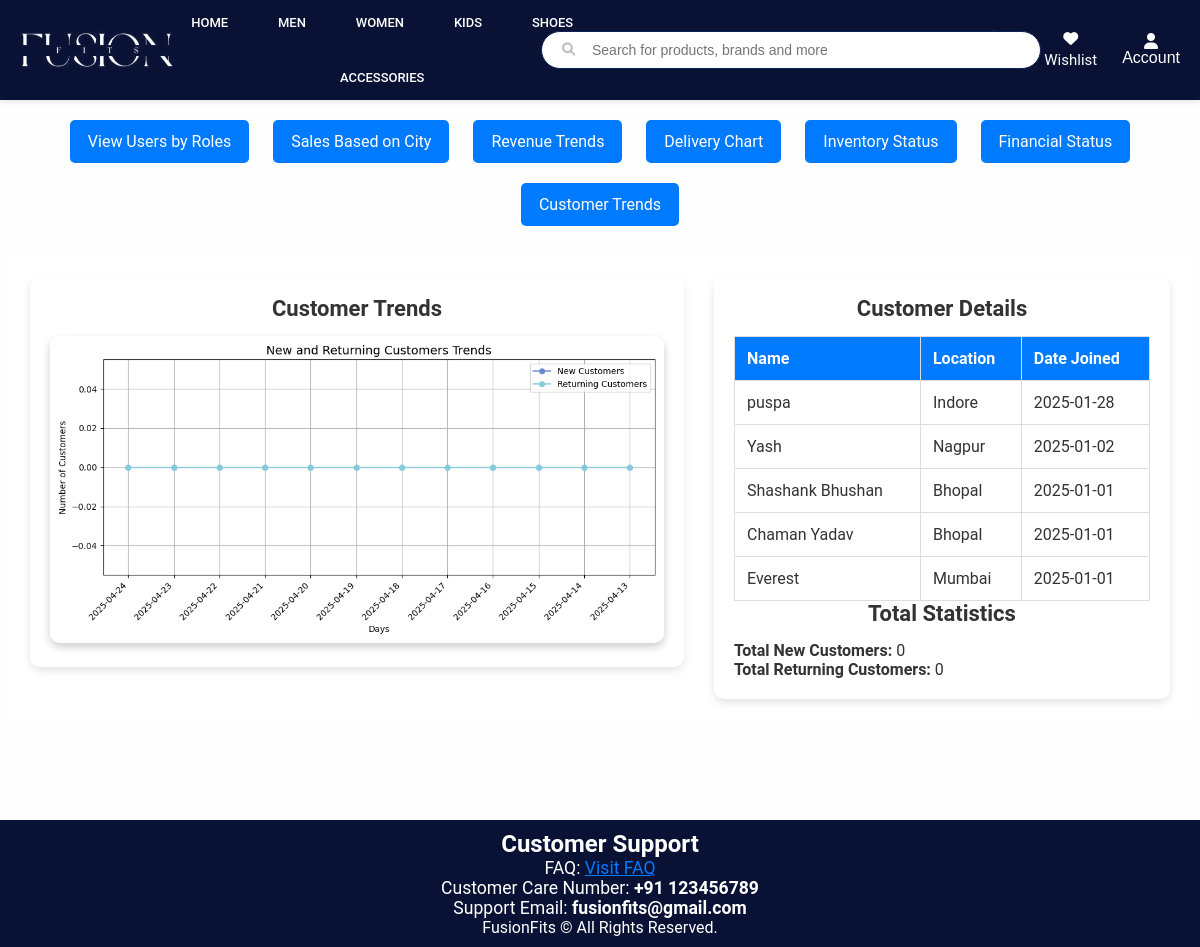
Page /visualization/customer_trends on the earlier database version.
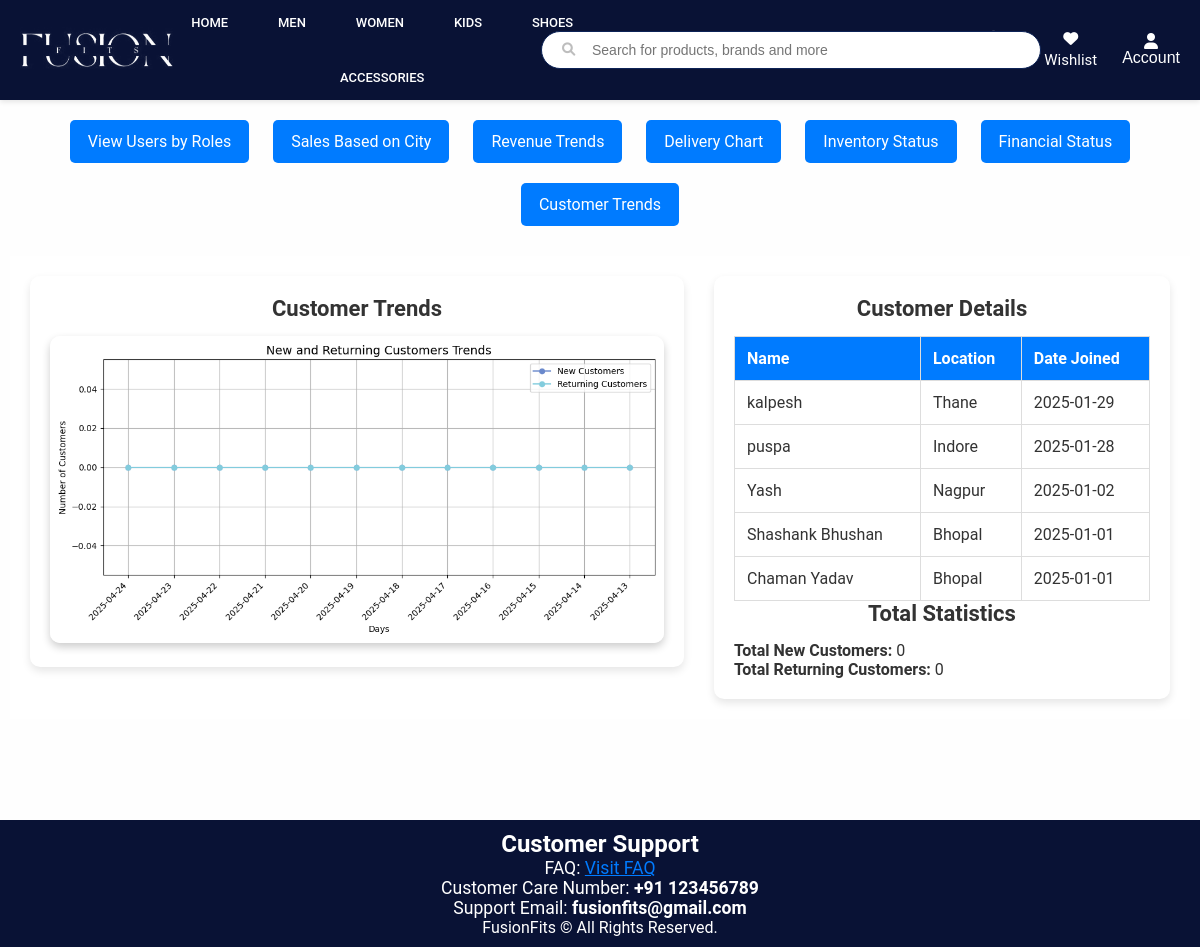
Same page on the later database version.
### app/models.py (models this page shows, shortened)
class User(UserMixin, db.Model):
    id = db.Column(db.Integer, primary_key=True)
    username = db.Column(db.String(50), nullable=False)
    email = db.Column(db.String(100), unique=True, nullable=False)
    password = db.Column(db.String(255), nullable=False)
    role = db.Column(db.String(20), nullable=False)
    contact = db.Column(db.String(20), nullable=False)
    address = db.Column(db.String(200), nullable=False)
    city = db.Column(db.String(100), nullable=False)
    dob = db.Column(db.Date, nullable=False)
    reset_token = db.Column(db.String(128), nullable=True)

### app/visualization.py (the view)
@visualization.route("/customer_trends")
def customer_trends():
    today = datetime.today()
    days = [(today - timedelta(days=i)).strftime('%Y-%m-%d') for i in range(12)]  # Last 12 days
    past_customers = (
        db.session.query(OrderDetails.user_id)
        .group_by(OrderDetails.user_id)
        .having(db.func.min(OrderDetails.order_date) < today - timedelta(days=12))  # At least one old order
        .subquery()
    )
    new_customers_data = (
        db.session.query(User.dob, db.func.count(User.id))
        .filter(User.dob >= today - timedelta(days=12))
        .group_by(User.dob)
        .all()
    )
    returning_customers_data = (
        db.session.query(OrderDetails.order_date, db.func.count(db.distinct(OrderDetails.user_id)))
        .filter(OrderDetails.user_id.in_(db.session.query(past_customers.c.user_id)))  # Ensure previous orders exist
        .filter(OrderDetails.order_date >= today - timedelta(days=12))  # Count their new orders
        .group_by(OrderDetails.order_date)
        .all()
    )
    new_customers = {str(date): count for date, count in new_customers_data}
    returning_customers = {str(date): count for date, count in returning_customers_data}
    new_customers_list = [new_customers.get(day, 0) for day in days]
    returning_customers_list = [returning_customers.get(day, 0) for day in days]
    plt.figure(figsize=(10, 5))
    plt.plot(days, new_customers_list, marker="o", linestyle="-", label="New Customers", color="#6a89cc")
    plt.plot(days, returning_customers_list, marker="o", linestyle="-", label="Returning Customers", color="#82ccdd")
    plt.title("New and Returning Customers Trends", fontsize=14)
    plt.xlabel("Days")
    plt.ylabel("Number of Customers")
    plt.xticks(rotation=45, ha="right")
    plt.legend()
    plt.grid(True)
    plt.tight_layout()
    buffer = io.BytesIO()
    plt.savefig(buffer, format="png")
    buffer.seek(0)
    chart_base64 = base64.b64encode(buffer.getvalue()).decode("utf-8")
    buffer.close()
    new_customers_details = (
        db.session.query(User.username, User.city, User.dob)
        .order_by(User.dob.desc())
        .limit(5)
        .all()
    )
    new_customers_details = [
        {"name": user.username, "location": user.city, "date_joined": user.dob} for user in new_customers_details
    ]
    total_new_customers = sum(new_customers_list)
    total_returning_customers = sum(returning_customers_list)
    return render_template(
        "Customer_trends.html",
        chart_base64=chart_base64,
        new_customers_details=new_customers_details,
        total_new_customers=total_new_customers,
        total_returning_customers=total_returning_customers,
    )

### app/templates/customer_trends.html (shortened to what this page needs)
<!DOCTYPE html>
<html lang="en">
<head>
</head>
<body>
    {% extends "home.html" %}
    {% block content %}
    <div class="form-container">
        <div class="button-container">
            <a href="/visualization/roles_chart" class="button">View Users by Roles</a>
            <a href="/visualization/sales_by_city" class="button">Sales Based on City</a>
            <a href="/visualization/revenue_trends" class="button">Revenue Trends</a>
            <a href="/visualization/delivery_chart" class="button">Delivery Chart</a>
            <a href="/visualization/inventory_status" class="button">Inventory Status</a>
            <a href="/visualization/financial_health" class="button">Financial Status</a>
            <a href="/visualization/customer_trends" class="button">Customer Trends</a>
        </div>
        <div class="content">
            <div class="chart-container">
                <h3>Customer Trends</h3>
                <img alt="Customer Trends">
            </div>
            <div class="table-container">
                <h3>Customer Details</h3>
                <table>
                    <tr>
                        <th>Name</th>
                        <th>Location</th>
                        <th>Date Joined</th>
                    </tr>
                    {% for customer in new_customers_details %}
                    <tr>
                        <td>{{ customer.name }}</td>
                        <td>{{ customer.location }}</td>
                        <td>{{ customer.date_joined.strftime('%Y-%m-%d') }}</td>
                    </tr>
                    {% endfor %}
                </table>
                <h3>Total Statistics</h3>
                <p><strong>Total New Customers:</strong> {{ total_new_customers }}</p>
                <p><strong>Total Returning Customers:</strong> {{ total_returning_customers }}</p>
            </div>
        </div>
    </div>
    {% endblock %}

Differences in the rows shown:
no longer on this page (row unchanged): User: name "Everest", location "Mumbai", date_joined "2025-01-01"
added User: name "kalpesh", location "Thane", date_joined "2025-01-29"
